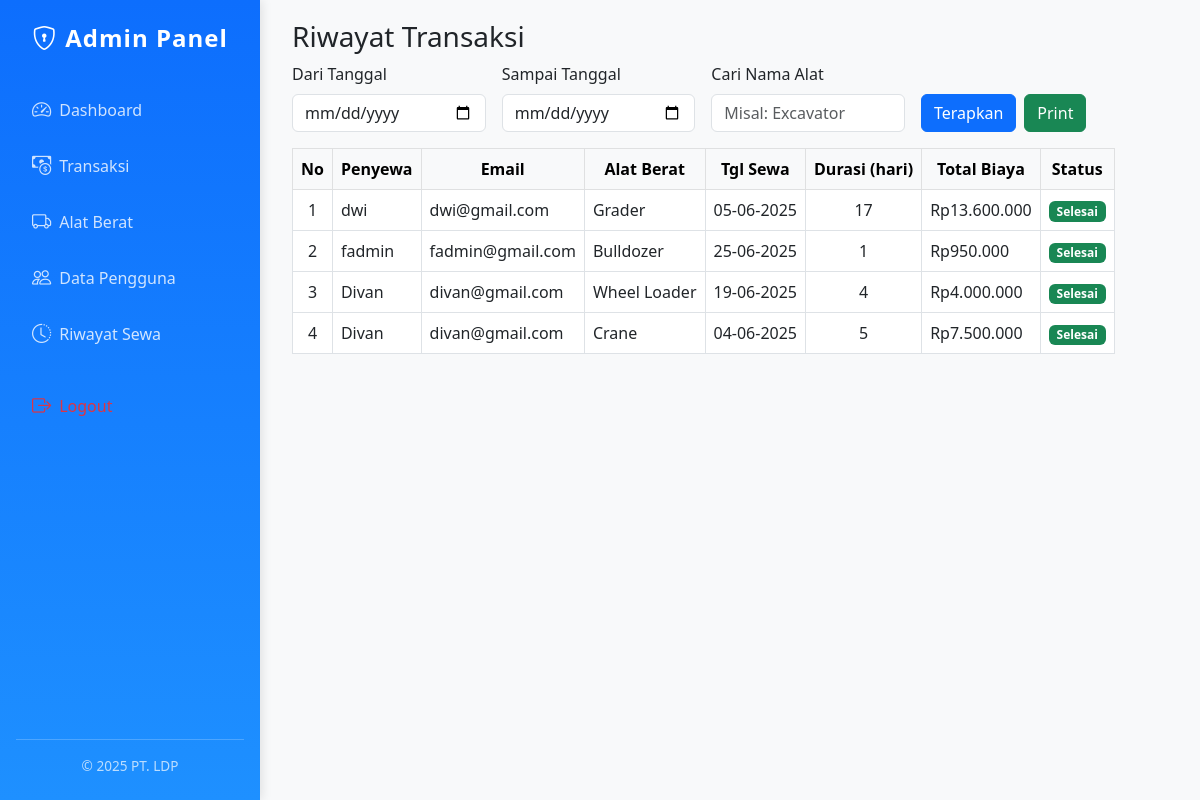
Screenshot of /admin/riwayat_sewa.php (signed in) with the database file from the repository.
### tables this page shows
CREATE TABLE `transaksi` (
  `id` int NOT NULL,
  `id_user` int DEFAULT NULL,
  `id_alat` int DEFAULT NULL,
  `tanggal_sewa` date DEFAULT NULL,
  `durasi` int DEFAULT NULL,
  `total_biaya` int DEFAULT NULL,
  `status` enum('menunggu','disetujui','berjalan','selesai','ditolak') DEFAULT 'menunggu'
);

CREATE TABLE `users` (
  `id` int NOT NULL,
  `nama` varchar(100) DEFAULT NULL,
  `email` varchar(100) DEFAULT NULL,
  `password` varchar(255) DEFAULT NULL,
  `role` enum('admin','user') DEFAULT 'user'
);

CREATE TABLE `alat_berat` (
  `id` int NOT NULL,
  `nama_alat` varchar(100) DEFAULT NULL,
  `jenis` varchar(50) DEFAULT NULL,
  `harga_per_hari` int DEFAULT NULL,
  `foto` varchar(255) DEFAULT NULL,
  `status` enum('tersedia','disewa') DEFAULT 'tersedia'
);

### admin/riwayat_sewa.php (the view, shortened to what this page needs)
<?php
include "../config/db.php";
$start_date = $_GET['start_date'] ?? '';
$end_date = $_GET['end_date'] ?? '';
$search = $_GET['search'] ?? '';
$query = "SELECT t.*, a.nama_alat, u.email, u.nama AS nama_user
          FROM transaksi t
          JOIN alat_berat a ON t.id_alat = a.id
          JOIN users u ON t.id_user = u.id
          WHERE t.status = 'selesai'";
$query .= " ORDER BY t.id DESC";
$result = mysqli_query($conn, $query);
?>
<!DOCTYPE html>
<html lang="id">
<head>
    <link href="https://cdn.jsdelivr.net/npm/bootstrap@5.3.0/dist/css/bootstrap.min.css" rel="stylesheet">
</head>
<body>
    <div class="d-flex">
        <?php include "sidebar_admin.php"; ?>
        <div class="main-content">
            <div class="container-fluid">
                <h3>Riwayat Transaksi</h3>
                <form method="GET" class="row g-3 mb-3 no-print">
                    <div class="col-md-3">
                        <label for="start_date" class="form-label">Dari Tanggal</label>
                        <input type="date" class="form-control" name="start_date" id="start_date"
                            value="<?= htmlspecialchars($start_date) ?>">
                    </div>
                    <div class="col-md-3">
                        <label for="end_date" class="form-label">Sampai Tanggal</label>
                        <input type="date" class="form-control" name="end_date" id="end_date"
                            value="<?= htmlspecialchars($end_date) ?>">
                    </div>
                    <div class="col-md-3">
                        <label for="search" class="form-label">Cari Nama Alat</label>
                        <input type="text" class="form-control" name="search" placeholder="Misal: Excavator"
                            value="<?= htmlspecialchars($search) ?>">
                    </div>
                    <div class="col-md-3 d-flex align-items-end">
                        <button type="submit" class="btn btn-primary me-2">Terapkan</button>
                        <button type="button" onclick="window.print()" class="btn btn-success">Print</button>
                    </div>
                </form>
                <div class="table-responsive w-">
                    <table class="table table-bordered">
                        <thead class="table-light text-center">
                            <tr>
                                <th>No</th>
                                <th>Penyewa</th>
                                <th>Email</th>
                                <th>Alat Berat</th>
                                <th>Tgl Sewa</th>
                                <th>Durasi (hari)</th>
                                <th>Total Biaya</th>
                                <th>Status</th>
                            </tr>
                        </thead>
                        <tbody>
                            <?php if (mysqli_num_rows($result) > 0): ?>
                                <?php $no = 1;
                                while ($row = mysqli_fetch_assoc($result)): ?>
                                    <tr>
                                        <td class="text-center"><?= $no++ ?></td>
                                        <td><?= htmlspecialchars($row['nama_user']) ?></td>
                                        <td><?= htmlspecialchars($row['email']) ?></td>
                                        <td><?= htmlspecialchars($row['nama_alat']) ?></td>
                                        <td><?= date('d-m-Y', strtotime($row['tanggal_sewa'])) ?></td>
                                        <td class="text-center"><?= $row['durasi'] ?></td>
                                        <td>Rp<?= number_format($row['total_biaya'], 0, ',', '.') ?></td>
                                        <td class="text-center">
                                            <?php
                                            $status = $row['status'];
                                            $badge = match ($status) {
                                                'menunggu' => 'warning',
                                                'disetujui' => 'info',
                                                'berjalan' => 'primary',
                                                'selesai' => 'success',
                                                'ditolak' => 'danger',
                                                default => 'secondary'
                                            };
                                            ?>
                                            <span class="badge bg-<?= $badge ?>"><?= ucfirst($status) ?></span>
                                        </td>
                                    </tr>
                                <?php endwhile; ?>
                            <?php else: ?>
                                <tr>
                                    <td colspan="7" class="text-center text-muted">Tidak ada data ditemukan.</td>
                                </tr>
                            <?php endif; ?>
                        </tbody>
                    </table>
                </div>
            </div>
        </div>
    </div>
</body>
</html>

### admin/riwayat_sewa.php (style rules this page uses)
body { margin: 0; }
.main-content { flex-grow: 1; padding: 20px; }

### admin/sidebar_admin.php (style rules this page uses)
body { display: flex; min-height: 100vh; font-family: 'Segoe UI', sans-serif; background-color: #f8f9fa; }

### rows the page displays
transaksi: id_user.nama "dwi", id_user.email "dwi@gmail.com", alat_berat.nama_alat "Grader", tanggal_sewa "05-06-2025", durasi "17", total_biaya "13.600.000", status "Selesai"
transaksi: id_user.nama "fadmin", id_user.email "fadmin@gmail.com", alat_berat.nama_alat "Bulldozer", tanggal_sewa "25-06-2025", durasi "1", total_biaya "950.000", status "Selesai"
transaksi: id_user.nama "Divan", id_user.email "divan@gmail.com", alat_berat.nama_alat "Wheel Loader", tanggal_sewa "19-06-2025", durasi "4", total_biaya "4.000.000", status "Selesai"
transaksi: id_user.nama "Divan", id_user.email "divan@gmail.com", alat_berat.nama_alat "Crane", tanggal_sewa "04-06-2025", durasi "5", total_biaya "7.500.000", status "Selesai"
